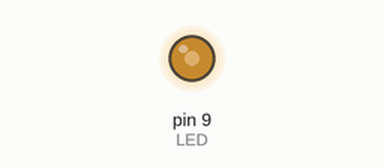
A sketch run on a simulated Arduino Uno, built with avr-gcc and run on an emulated ATmega328P. On the bench: output pins drawn as LEDs (lit = HIGH).

Above: at 0.1 s.
Timing chart, 0 to 1.6 s (numbered marks = the images above):
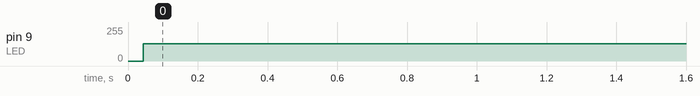

Measured:
- by itself, pin 9 (LED): 0/255 → 129/255 at 0.04 s

The sketch:

manchester.ino
```cpp
#define LED 9
#define BIT_TIME 400

void setup(){
  pinMode(LED, OUTPUT);
}

void sendBit(int bit){
  if(bit==1){
    digitalWrite(LED, LOW);
    delayMicroseconds(BIT_TIME);
    digitalWrite(LED, HIGH);
    delayMicroseconds(BIT_TIME);
  } else {
    digitalWrite(LED, HIGH);
    delayMicroseconds(BIT_TIME);
    digitalWrite(LED, LOW);
    delayMicroseconds(BIT_TIME);
  }
}

void loop(){
  sendBit(1);
  sendBit(0);
}
```
